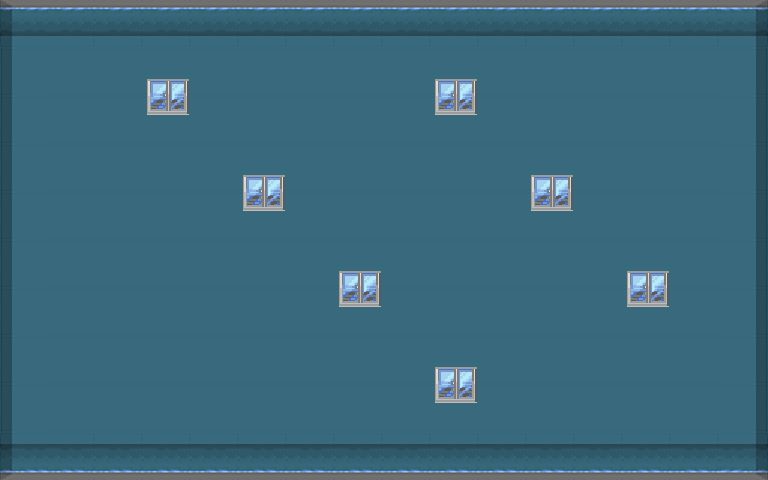

This game map was drawn from its Tiled (.tmx) file and the tilesets committed beside it. A one-line description and the full map source follow:
An orthogonal 16x10 tile map with 48x48 px tiles, 2 tile layers (Background, Decoration), 12 tilesets and 19 objects.

<map version="1.10" tiledversion="1.12.2" orientation="orthogonal" renderorder="right-down" width="16" height="10" tilewidth="48" tileheight="48" infinite="0" nextlayerid="5" nextobjectid="119">
 <tileset firstgid="1" source="Interiors_free_48x48.tsx" />
 <tileset firstgid="1425" source="Room_Builder_free_48x48.tsx" />
 <tileset firstgid="1816" source="Tileset_48x48_1.tsx" />
 <tileset firstgid="1916" source="Tileset_48x48_2.tsx" />
 <tileset firstgid="2016" source="Tileset_48x48_3.tsx" />
 <tileset firstgid="2116" source="Tileset_48x48_9.tsx" />
 <tileset firstgid="2216" source="Tileset_48x48_16.tsx" />
 <tileset firstgid="2384" source="nt481.tsx" />
 <tileset firstgid="2512" source="nt482.tsx" />
 <tileset firstgid="2640" source="nt483.tsx" />
 <tileset firstgid="2768" source="nt484.tsx" />
 <tileset firstgid="3024" source="nt485.tsx" />
 <layer id="1" name="Background" width="16" height="10">
  <data encoding="csv">
2438,2438,2438,2438,2438,2438,2438,2438,2438,2438,2438,2438,2438,2438,2438,2438,
2438,2438,2438,2438,2438,2438,2438,2438,2438,2438,2438,2438,2438,2438,2438,2438,
2438,2438,2438,2438,2438,2438,2438,2438,2438,2438,2438,2438,2438,2438,2438,2438,
2438,2438,2438,2438,2438,2438,2438,2438,2438,2438,2438,2438,2438,2438,2438,2438,
2438,2438,2438,2438,2438,2438,2438,2438,2438,2438,2438,2438,2438,2438,2438,2438,
2438,2438,2438,2438,2438,2438,2438,2438,2438,2438,2438,2438,2438,2438,2438,2438,
2438,2438,2438,2438,2438,2438,2438,2438,2438,2438,2438,2438,2438,2438,2438,2438,
2438,2438,2438,2438,2438,2438,2438,2438,2438,2438,2438,2438,2438,2438,2438,2438,
2438,2438,2438,2438,2438,2438,2438,2438,2438,2438,2438,2438,2438,2438,2438,2438,
2438,2438,2438,2438,2438,2438,2438,2438,2438,2438,2438,2438,2438,2438,2438,2438
</data>
 </layer>
 <layer id="2" name="Decoration" width="16" height="10">
  <data encoding="csv">
2421,2422,2422,2422,2422,2422,2422,2422,2422,2422,2422,2422,2422,2422,2422,2147486069,
2437,0,0,2824,0,0,0,0,0,2824,0,0,0,0,0,2147486085,
2437,0,0,2840,0,0,0,0,0,2840,0,0,0,0,0,2147486085,
2437,0,0,0,0,2824,0,0,0,0,0,2824,0,0,0,2147486085,
2437,0,0,0,0,2840,0,0,0,0,0,2840,0,0,0,2147486085,
2437,0,0,0,0,0,0,2824,0,0,0,0,0,2824,0,2147486085,
2437,0,0,0,0,0,0,2840,0,0,0,0,0,2840,0,2147486085,
2437,0,0,0,0,0,0,0,0,2824,0,0,0,0,0,2147486085,
2437,0,0,0,0,0,0,0,0,2840,0,0,0,0,0,2147486085,
1073744245,1073744246,1073744246,1073744246,1073744246,1073744246,1073744246,1073744246,1073744246,1073744246,1073744246,1073744246,1073744246,1073744246,1073744246,3221227893
</data>
 </layer>
 <objectgroup id="3" name="Spawns">
  <properties>
   <property name="desc" value="在此放置玩家和敌人的出生点" />
  </properties>
  <object id="107" x="0" y="336" width="48" height="48" />
  <object id="108" x="48" y="288" width="48" height="48" />
  <object id="109" x="96" y="336" width="48" height="48" />
  <object id="110" x="48" y="384" width="48" height="48" />
  <object id="111" x="0" y="432" width="48" height="48" />
  <object id="112" x="96" y="432" width="48" height="48" />
  <object id="113" x="720" y="0" width="48" height="48" />
  <object id="114" x="720" y="96" width="48" height="48" />
  <object id="115" x="624" y="0" width="48" height="48" />
  <object id="116" x="672" y="48" width="48" height="48" />
  <object id="117" x="624" y="96" width="48" height="48" />
  <object id="118" x="672" y="144" width="48" height="48" />
 </objectgroup>
 <objectgroup id="4" name="Collisions">
  <properties>
   <property name="desc" value="在此绘制碰撞盒" />
  </properties>
  <object id="100" x="144" y="48" width="48" height="96" />
  <object id="101" x="240" y="144" width="48" height="96" />
  <object id="102" x="336" y="240" width="48" height="96" />
  <object id="103" x="432" y="336" width="48" height="96" />
  <object id="104" x="624" y="240" width="48" height="96" />
  <object id="105" x="528" y="144" width="48" height="96" />
  <object id="106" x="432" y="48" width="48" height="96" />
 </objectgroup>
</map>
